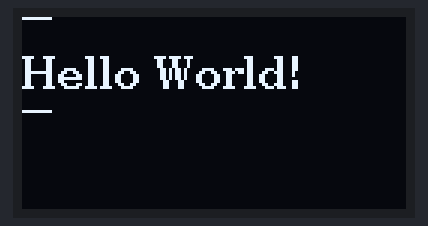
Bench run of a sketch on a simulated Arduino Uno, built with avr-gcc and run on an emulated ATmega328P. Parts: 128×64 one-colour display.

Above: at 0.3 s.

The sketch:

sketch_jul10a.ino
```cpp
#include <Arduino.h>


#include <Arduino.h>
#include <U8g2lib.h>

#ifdef U8X8_HAVE_HW_SPI
#include <SPI.h>
#endif
#ifdef U8X8_HAVE_HW_I2C
#include <Wire.h>
#endif


U8G2_SSD1306_128X64_NONAME_1_SW_I2C u8g2(U8G2_R0, /* clock=*/ 21, /* data=*/ 40, /* reset=*/ U8X8_PIN_NONE);


void setup(void) {
  u8g2.begin();
}

void loop(void) {
  u8g2.firstPage();
  do {
    u8g2.drawHLine(0,0,10);
    u8g2.drawHLine(0,31,10);

    u8g2.setFont(u8g2_font_ncenB10_tr);
    u8g2.drawStr(0,24,"Hello World!");
  } while ( u8g2.nextPage() );
  //delay(1000);
}
```
